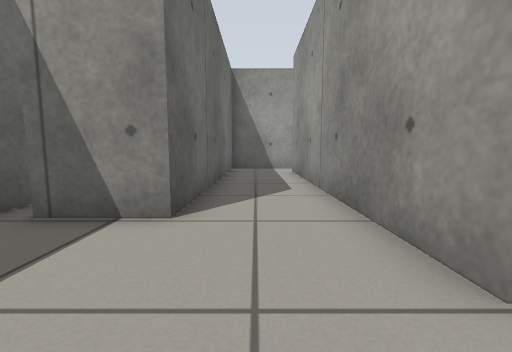
[1] (above)

13 first-person views from a walk through a Gazebo world. The camera is 0.5 m above the floor, tilts 6° down and sees 90° across. The floor is counted in squares, 0.5 m on a side. Each view is taken from the middle of a square. On the plan, view 1 faces up. The plan holds only what a view shows up to about 11 squares ahead; the rest is blank.

[2]
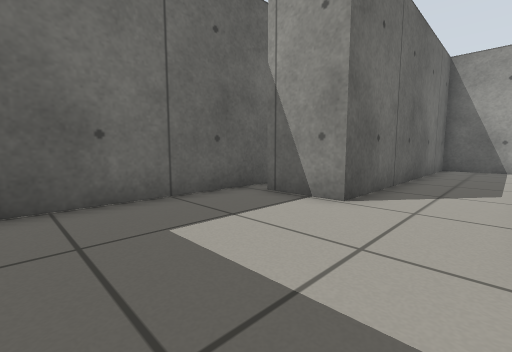

[3]
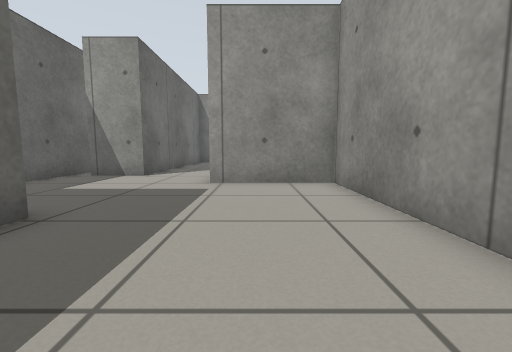

[4]
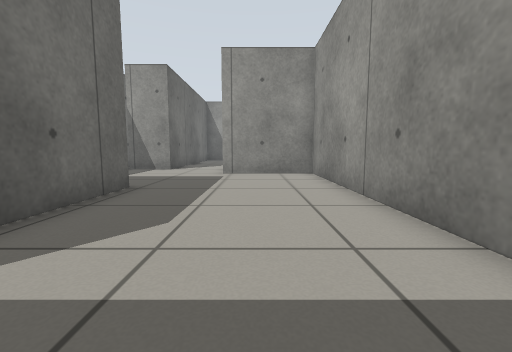

[5]
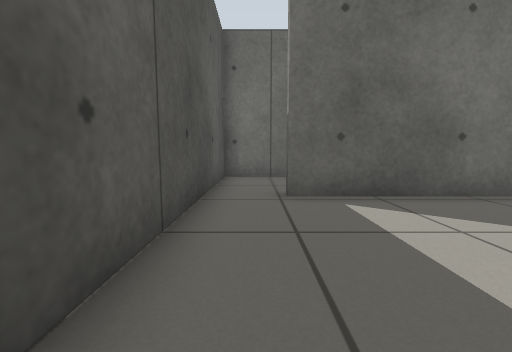

[6]
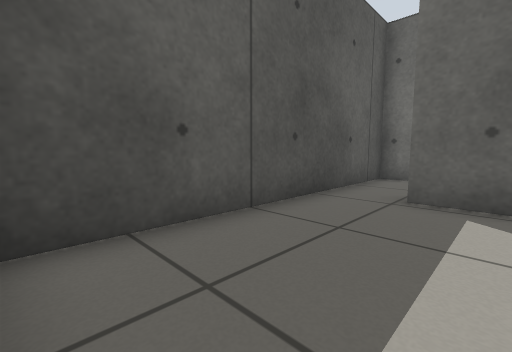

[7]
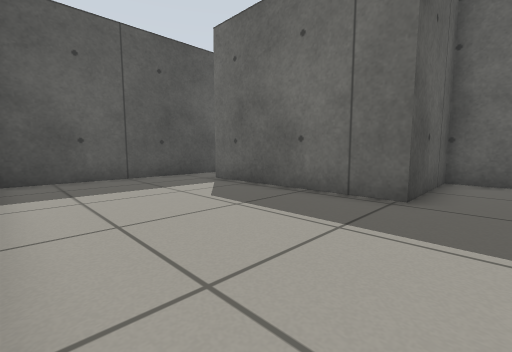

[8]
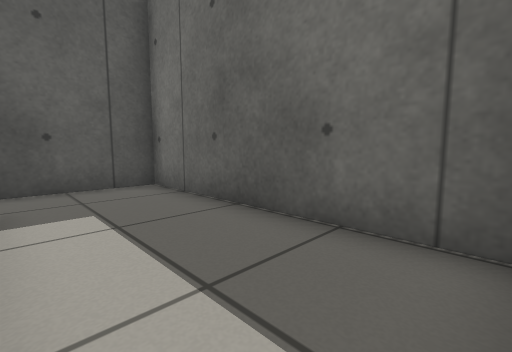

[9]
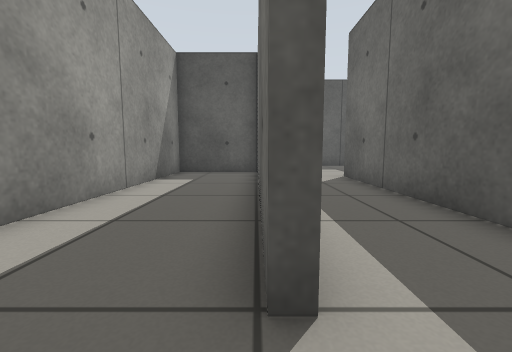

[10]
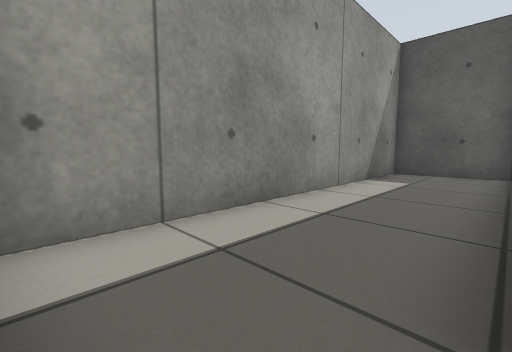

[11]
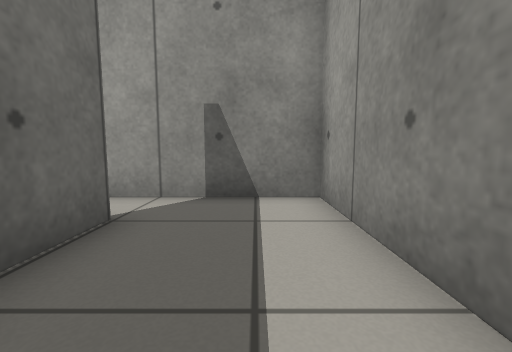

[12]
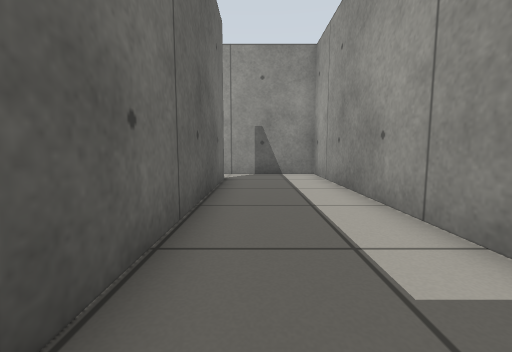

[13]
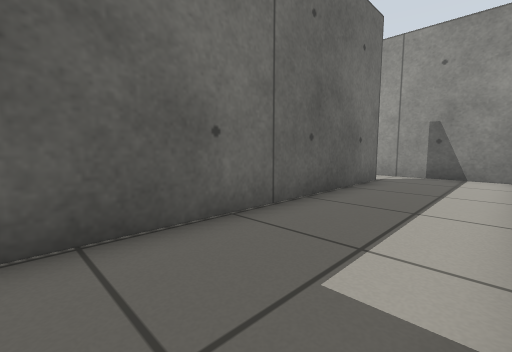

### Floor plan
Ten units are one square. View 1 is at (0, 0); x grows to the right and y downward. Boxes are objects, and circles mark ways between rooms. Rooms are numbered by the first view taken in them; rooms with no view inside come last. Other rooms are left out.
<svg viewBox="-46 -138 104 244">
<path fill="none" stroke="#000" d="M16 -16 16 -113M-41 -50 -41 23 -3 23M-12 -128 -12 -36 -33 -36M15 -133 -7 -133M53 68 53 -16 16 -16M-3 23 -3 83M-6 101 51 101M-3 83 -8 83M-41 29 -41 101 -6 101M19 -116 19 -29M19 -19 53 -19 53 -133 15 -133"/>
<circle cx="13" cy="0" r="3" fill="#2a7"/>
<circle cx="20" cy="-125" r="3" fill="#2a7"/>
<circle cx="0" cy="90" r="3" fill="#2a7"/>
<text x="0" y="-50">1</text>
<text x="30" y="40">2</text>
<text x="-20" y="60">3</text>
<text x="40" y="-80">4</text>
</svg>
Room 1 opens to room 2. Room 1 opens to room 4. Room 2 opens to room 3.

Where each view was taken, in squares from view 1:
view 1: 0 up, 0 right, facing up
view 2: 1 down, 1 right, facing up-left
view 3: 6 down, 3 right, facing up
view 4: 9 down, 3 right, facing up
view 5: 9 down, 5 right, facing left
view 6: 7 down, 5 right, facing down-left
view 7: 1 down, 5 right, facing down-left
view 8: 3 down, 1 left, facing down-left
view 9: 13 up, 2 right, facing down
view 10: 13 up, 2 right, facing down-right
view 11: 8 up, 4 right, facing up
view 12: 3 up, 3 right, facing up
view 13: 3 up, 5 right, facing up-left
